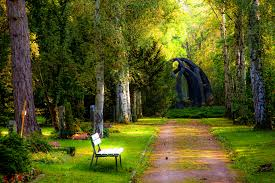
#> input picture download.jpeg, 275 x 183 px, found by its file name
$ python blackANDwhiteimage.py
#> lines starting #> are read from the running program, lines starting #| are printed output that depends on the picture; after the words box and inside, x2 and y2 are one past the last pixel; in counts of white or black regions, pixels touching at a corner belong together
""" convert Black and white"""
import cv2
img=cv2.imread('download.jpeg',0)
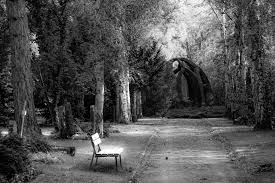
#> img: shape (183, 275); min 0, max 255, mean 82

ret, bw=cv2.threshold(img,127,255,cv2.THRESH_BINARY)
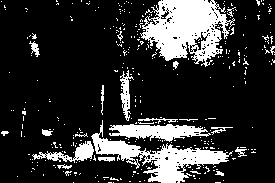
#> bw: shape (183, 275); 19% white; 342 white regions (321 under 20 px), largest, box (x1, y1, x2, y2) and area: (140, 0, 235, 67) 3684, (91, 120, 233, 183) 2490, (109, 124, 211, 142) 1082
cv2.imshow('output',bw)
cv2.waitKey(0)
cv2.destroyAllWindows()
